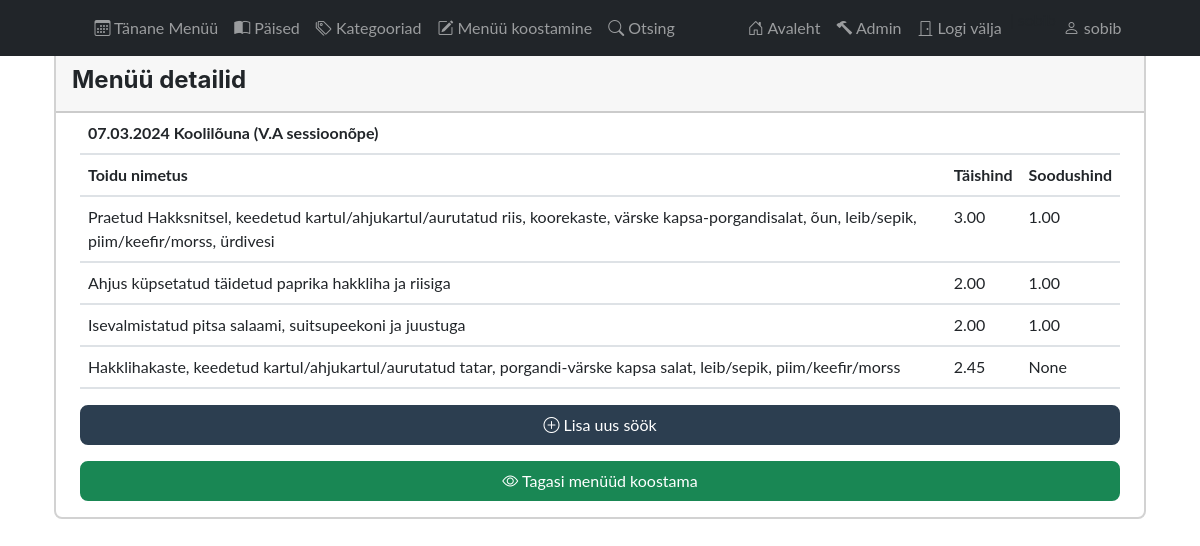
The page /app_admin/food_menu_detail/213/ (signed in) on the database its author committed.
### app_admin/models.py (models this page shows, shortened)
class FoodMenu(models.Model):
    date = models.ForeignKey(Menu, on_delete=models.CASCADE)
    category = models.ForeignKey(Category, on_delete=models.PROTECT)
    class Meta:
        ordering = ['-date', 'category_id']
    def __str__(self):
        return f'{self.date} {self.category}'

class Menu(models.Model):
    date = models.DateField(blank=False, null=False, unique=True)
    theme = models.CharField(max_length=50, null=True, blank=True)
    recommends = models.CharField(max_length=100, null=True, blank=True)
    prepared = models.CharField(max_length=100, null=True, blank=True)
    def __str__(self):
        return f"{self.date.strftime('%d.%m.%Y')}"
    class Meta:
        ordering = ['-date']
        verbose_name_plural = 'menu'

class Category(models.Model):
    category_name = models.CharField(max_length=100, unique=True, verbose_name="Toidu kategooria nimi:")
    category_sort_id = models.PositiveIntegerField(unique=True, verbose_name="Toidu kategooria number:")
    class Meta:
        ordering = ["category_sort_id"]
        verbose_name_plural = "category_names"
    def __str__(self):
        return self.category_name

class FoodItem(models.Model):
    menu = models.ForeignKey(FoodMenu, on_delete=models.CASCADE, related_name='food_fooditem')
    food = models.CharField(max_length=150)
    full_price = models.DecimalField(max_digits=4, decimal_places=2, null=False, blank=False)
    half_price = models.DecimalField(max_digits=4, decimal_places=2, null=True, blank=True)
    show_in_menu = models.BooleanField(default=True)
    added = models.DateTimeField(auto_now_add=True)
    edited = models.DateTimeField(auto_now=True)
    class Meta:
        ordering = ['menu']

### app_admin/views.py (the view)
# urls.py: path('food_menu_detail/<int:pk>/', views.FoodMenuDetailView.as_view(), name='food_menu_detail'),
class FoodMenuDetailView(DetailView):
    model = FoodMenu
    template_name = 'app_admin/food_menu_detail.html'

### app_admin/templates/app_admin/food_menu_detail.html
{% extends "base_admin.html" %}
{% block content %}
    {% if user.is_authenticated %}
    <div class="container mt-5">
        <div class="col-auto mx-auto">
            <div class="card col-12 mx-auto">
                <div class="card-header">
                    <div class="card-title d-flex justify-content-between align-self-auto">
                        <h4 class="m-0 mt-2">Menüü detailid</h4>
                    </div>
                </div>
                <div class="table-body mx-4">
                    <table class="table table">
                        <thead>
                        <tr>
                            <th colspan="4">{{ foodmenu }}</th>
                        </tr>
                        <tr>
                            <th>Toidu nimetus</th>
                            <th>Täishind</th>
                            <th>Soodushind</th>
                        </tr>
                        </thead>
                        <tbody>
                        {% for food in foodmenu.food_fooditem.all %}
                            <tr>
                                <td>{{ food.food }}</td>
                                <td>{{ food.full_price }}</td>
                                <td>{{ food.half_price }}</td>
                            </tr>
                        {% endfor %}
                        </tbody>
                    </table>
                    <a class="btn btn-secondary d-block mx-auto mt-3 mb-3"
                       href="{% url 'app_admin:food_menu_create' %}"><i
                            class="bi bi-plus-circle"></i> Lisa uus söök</a>
                    <a class="btn btn-success d-block mx-auto mt-3 mb-3"
                       href="{% url 'app_admin:food_menu_list' %}"><i
                            class="bi bi-eye"></i> Tagasi menüüd koostama</a>
                </div>
            </div>
        </div>
    </div>
    {% endif %}
{% endblock %}

### templates/menu.html (shortened to what this page needs)
{% if user.is_authenticated %}
<nav class="navbar navbar-expand-lg navbar-dark bg-dark fixed-top" id="navbar">
    <div class="container">
        <div class="collapse navbar-collapse" id="navbarSupportedContent">
            <ul class="navbar-nav mx-auto mb-2 mb-lg-0">
                <li class="nav-item"><a class="nav-link" aria-current="page" href="{% url "app_public:index" %}" target="_blank"><i class="bi bi-calendar3"></i> Tänane Menüü</a></li>
                <li class="nav-item"><a class="nav-link" href="{% url "app_admin:menu" %}"><i class="bi bi-book-half"></i> Päised</a></li>
                <li class="nav-item"><a class="nav-link" href="{% url "app_admin:category" %}"><i class="bi bi-tags"></i> Kategooriad</a></li>
                <li class="nav-item"><a class="nav-link" href="{% url "app_admin:food_menu_list" %}"><i class="bi bi-pencil-square"></i> Menüü koostamine</a></li>
                <li class="nav-item"><a class="nav-link" href="{% url "app_admin:archive" %}"><i class="bi bi-search"></i> Otsing</a></li>
            </ul>
            {% if user.is_authenticated %}
                <ul class="navbar-nav mx-lg-auto">
                    <li class="nav-item ms-auto"><a class="nav-link" href="/app_admin"><i class="bi bi-house-door"></i> Avaleht</a></li>
                    <li class="nav-item ms-auto"><a class="nav-link" href="/admin"><i class="bi bi-hammer"></i> Admin </a></li>
                    <li class="nav-item ms-auto"><a class="nav-link" href="{% url 'logout' %}"><i class="bi bi-door-closed"></i> Logi välja </a></li>| {{ user.username }}
                    <li class="nav-item ms-auto"><a class="nav-link"><i class="bi bi-person"></i> {{ user.username }}</a></li>
                </ul>
            {% endif %}
        </div>
    </div>
</nav>
{% endif %}

### rows shown on the page
FoodMenu: date+category "07.03.2024 Koolilõuna (V.A sessioonõpe)"
FoodItem: food "Praetud Hakksnitsel, keedetud kartul/ahjukartul/aurutatud riis, koorekaste, värske kapsa-porgandisalat, õun, leib/sepik, piim/keefir/morss, ürdivesi", full_price "3.00", half_price "1.00"
FoodItem: food "Ahjus küpsetatud täidetud paprika hakkliha ja riisiga", full_price "2.00", half_price "1.00"
FoodItem: food "Isevalmistatud pitsa salaami, suitsupeekoni ja juustuga", full_price "2.00", half_price "1.00"
FoodItem: food "Hakklihakaste, keedetud kartul/ahjukartul/aurutatud tatar, porgandi-värske kapsa salat, leib/sepik, piim/keefir/morss", full_price "2.45", half_price "None"

### other values the page prints
{{ user.username }} "sobib"
